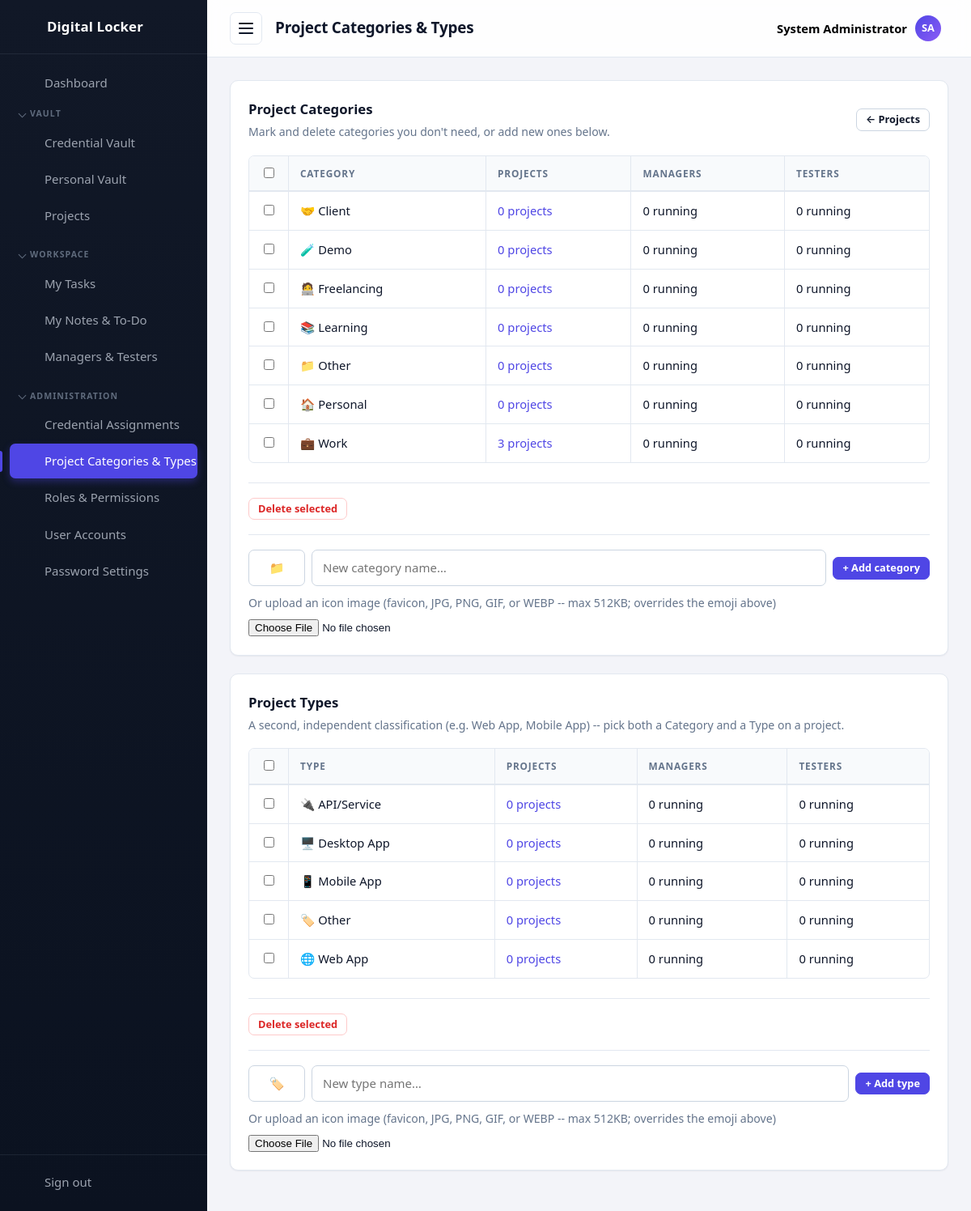
Screenshot of /categories/index.php (signed in) with the database file from the repository.
### tables this page shows
CREATE TABLE settings (
  id          INT UNSIGNED AUTO_INCREMENT PRIMARY KEY,
  setting_key VARCHAR(60) NOT NULL UNIQUE,
  setting_value TEXT NULL
);

CREATE TABLE project_categories (
  id         INT UNSIGNED AUTO_INCREMENT PRIMARY KEY,
  name       VARCHAR(60) NOT NULL UNIQUE,
   
   
  icon       VARCHAR(255) NOT NULL DEFAULT '📁',
  created_at TIMESTAMP DEFAULT CURRENT_TIMESTAMP
);

CREATE TABLE project_types (
  id         INT UNSIGNED AUTO_INCREMENT PRIMARY KEY,
  name       VARCHAR(60) NOT NULL UNIQUE,
  icon       VARCHAR(255) NOT NULL DEFAULT '🏷️',
  created_at TIMESTAMP DEFAULT CURRENT_TIMESTAMP
);

### categories/index.php (the view, shortened to what the rows shown need)
<?php
require_once __DIR__ . '/../includes/init.php';
$pageTitle = 'Project Categories & Types';
$categories = $db->query(
    "SELECT pc.id, pc.name, pc.icon,
            (SELECT COUNT(*) FROM projects p WHERE p.category = pc.name) AS project_count,
            (SELECT COUNT(DISTINCT pm.user_id) FROM project_members pm
               JOIN projects p ON p.id = pm.project_id
              WHERE p.category = pc.name AND pm.project_role = 'manager') AS manager_count,
            (SELECT COUNT(DISTINCT pm.user_id) FROM project_members pm
               JOIN projects p ON p.id = pm.project_id
              WHERE p.category = pc.name AND pm.project_role = 'tester') AS tester_count
       FROM project_categories pc
      ORDER BY pc.name"
)->fetchAll();
$types = $db->query(
    "SELECT pt.id, pt.name, pt.icon,
            (SELECT COUNT(*) FROM projects p WHERE p.type = pt.name) AS project_count,
            (SELECT COUNT(DISTINCT pm.user_id) FROM project_members pm
               JOIN projects p ON p.id = pm.project_id
              WHERE p.type = pt.name AND pm.project_role = 'manager') AS manager_count,
            (SELECT COUNT(DISTINCT pm.user_id) FROM project_members pm
               JOIN projects p ON p.id = pm.project_id
              WHERE p.type = pt.name AND pm.project_role = 'tester') AS tester_count
       FROM project_types pt
      ORDER BY pt.name"
)->fetchAll();
require __DIR__ . '/../includes/header.php';
?>
<div class="card">
    <div class="card__header card__header--stack">
        <div>
            <h2 class="card__title">Project Categories</h2>
        </div>
    </div>
    <?php if ($categories): ?>
        <form method="post" action="index.php" onsubmit="return confirm('Delete the selected categories? Projects already using them keep their label, but it won\'t be offered going forward.');">
            <div class="table-wrap">
            <table class="table">
                <thead>
                    <tr>
                        <th style="width:36px"><input type="checkbox" id="cat-check-all"></th>
                        <th>Category</th>
                        <th>Projects</th>
                        <th>Managers</th>
                        <th>Testers</th>
                    </tr>
                </thead>
                <tbody>
                <?php foreach ($categories as $c): ?>
                    <tr>
                        <td><input type="checkbox" name="ids[]" value="<?= (int) $c['id'] ?>" class="cat-check"></td>
                        <td><?= projectCategoryIconHtml($c['name']) ?> <?= e($c['name']) ?></td>
                        <td><a href="<?= BASE_URL ?>/projects/index.php?category=<?= urlencode($c['name']) ?>"><?= (int) $c['project_count'] ?> project<?= (int) $c['project_count'] === 1 ? '' : 's' ?></a></td>
                        <td><?= (int) $c['manager_count'] ?> running</td>
                        <td><?= (int) $c['tester_count'] ?> running</td>
                    </tr>
                <?php endforeach; ?>
                </tbody>
            </table>
            </div>
        </form>
    <?php else: ?>
        <p class="muted">No categories yet.</p>
    <?php endif; ?>
</div>
<div class="card">
    <div class="card__header card__header--stack">
        <div>
            <h2 class="card__title">Project Types</h2>
        </div>
    </div>
    <?php if ($types): ?>
        <form method="post" action="index.php" onsubmit="return confirm('Delete the selected types? Projects already using them keep their label, but it won\'t be offered going forward.');">
            <div class="table-wrap">
            <table class="table">
                <thead>
                    <tr>
                        <th style="width:36px"><input type="checkbox" id="type-check-all"></th>
                        <th>Type</th>
                        <th>Projects</th>
                        <th>Managers</th>
                        <th>Testers</th>
                    </tr>
                </thead>
                <tbody>
                <?php foreach ($types as $t): ?>
                    <tr>
                        <td><input type="checkbox" name="ids[]" value="<?= (int) $t['id'] ?>" class="type-check"></td>
                        <td><?= projectTypeIconHtml($t['name']) ?> <?= e($t['name']) ?></td>
                        <td><a href="<?= BASE_URL ?>/projects/index.php?type=<?= urlencode($t['name']) ?>"><?= (int) $t['project_count'] ?> project<?= (int) $t['project_count'] === 1 ? '' : 's' ?></a></td>
                        <td><?= (int) $t['manager_count'] ?> running</td>
                        <td><?= (int) $t['tester_count'] ?> running</td>
                    </tr>
                <?php endforeach; ?>
                </tbody>
            </table>
            </div>
        </form>
    <?php else: ?>
        <p class="muted">No types yet.</p>
    <?php endif; ?>
</div>
<?php require __DIR__ . '/../includes/footer.php'; ?>

### includes/header.php (shortened to what the rows shown need)
<?php
require_once __DIR__ . '/init.php';
function navIcon(string $name): string
{
    $icons = [
        'dashboard' => '<path d="M3 3h8v8H3zM13 3h8v5h-8zM13 12h8v9h-8zM3 15h8v6H3z"/>',
        'passwords' => '<circle cx="8" cy="15" r="4"/><path d="M10.8 12.2L21 2M18 5l3 3M15.5 7.5l2 2"/>',
        'personal'  => '<circle cx="12" cy="8" r="4"/><path d="M4 21c0-4.4 3.6-7 8-7s8 2.6 8 7"/>',
        'export'    => '<path d="M12 3v12M8 11l4 4 4-4M4 17v3h16v-3"/>',
        'projects'  => '<path d="M3 7a2 2 0 0 1 2-2h4l2 2h8a2 2 0 0 1 2 2v9a2 2 0 0 1-2 2H5a2 2 0 0 1-2-2z"/>',
        'tasks'     => '<path d="M9 5H7a2 2 0 0 0-2 2v12a2 2 0 0 0 2 2h10a2 2 0 0 0 2-2V7a2 2 0 0 0-2-2h-2"/><rect x="9" y="3" width="6" height="4" rx="1"/><path d="M9 12l2 2 4-4"/>',
        'notes'     => '<path d="M6 3h9l5 5v13a1 1 0 0 1-1 1H6a1 1 0 0 1-1-1V4a1 1 0 0 1 1-1z"/><path d="M15 3v5h5M8 13h8M8 17h5"/>',
        'team'      => '<circle cx="9" cy="8" r="3.5"/><path d="M2.5 20c0-3.5 3-5.5 6.5-5.5s6.5 2 6.5 5.5M16 4.5a3.5 3.5 0 0 1 0 7M17.5 14.5c2.5.6 4 2.3 4 5.5"/>',
        'categories' => '<path d="M4 4h7v7H4zM13 4h7v7h-7zM4 13h7v7H4zM13 13h7v7h-7z"/>',
        'assignments' => '<circle cx="9" cy="7" r="4"/><path d="M2.5 21c0-4 3-6.5 6.5-6.5s6.5 2.5 6.5 6.5"/><path d="M17 8l2 2 4-4"/>',
        'roles'     => '<path d="M12 3l8 3v6c0 4.5-3.2 7.6-8 9-4.8-1.4-8-4.5-8-9V6z"/><path d="M9 12l2 2 4-4"/>',
        'users'     => '<circle cx="9" cy="8" r="3.5"/><path d="M2.5 20c0-3.5 3-5.5 6.5-5.5s6.5 2 6.5 5.5M16 4.5a3.5 3.5 0 0 1 0 7M17.5 14.5c2.5.6 4 2.3 4 5.5"/>',
        'settings'  => '<path d="M4 7h10M18 7h2M4 17h2M10 17h10"/><circle cx="16" cy="7" r="2.5"/><circle cx="8" cy="17" r="2.5"/>',
        'logout'    => '<path d="M14 4H5v16h9M10 12h11M18 8l4 4-4 4"/>',
        'lock'      => '<rect x="5" y="11" width="14" height="10" rx="2"/><path d="M8 11V8a4 4 0 0 1 8 0v3M12 15v3"/>',
    ];
    return '<svg class="icon" width="24" height="24" viewBox="0 0 24 24" fill="none" stroke="currentColor" stroke-width="2" stroke-linecap="round" stroke-linejoin="round" aria-hidden="true">' . ($icons[$name] ?? '') . '</svg>';
}
?>
<!DOCTYPE html>
<html lang="en">
<head>
    <title><?= e(pageTitle($pageTitle)) ?></title>
    <link rel="stylesheet" href="<?= e(assetUrl('/assets/css/style.css')) ?>">
</head>
<body data-autolock="<?= (int) setting('auto_lock_minutes', '0') ?>" data-confirm-reveal="<?= (int) setting('require_confirm_reveal', '0') ?>" data-lock-url="<?= e(BASE_URL . '/lock.php') ?>">
<div class="layout">
    <aside class="sidebar" id="sidebar">
        <a class="sidebar__brand" href="<?= BASE_URL ?>/dashboard.php" aria-label="<?= e(appName()) ?>">
            <?= navIcon('lock') ?>
            <span class="sidebar__brand-text"><?= e(appName()) ?></span>
        </a>
    </aside>
    <div class="main">
        <header class="topbar">
            <h1 class="topbar__title"><?= e($pageTitle) ?></h1>
        </header>
        <main class="content">

### rows the page displays
settings: setting_value "Digital Locker"
project_categories: projectCategoryIconHtml($c['name']) "🤝", name "Client", project_count "0", manager_count "0", tester_count "0"
project_categories: projectCategoryIconHtml($c['name']) "🧪", name "Demo", project_count "0", manager_count "0", tester_count "0"
project_categories: projectCategoryIconHtml($c['name']) "🧑‍💻", name "Freelancing", project_count "0", manager_count "0", tester_count "0"
project_categories: projectCategoryIconHtml($c['name']) "📚", name "Learning", project_count "0", manager_count "0", tester_count "0"
project_categories: projectCategoryIconHtml($c['name']) "📁", name "Other", project_count "0", manager_count "0", tester_count "0"
project_categories: projectCategoryIconHtml($c['name']) "🏠", name "Personal", project_count "0", manager_count "0", tester_count "0"
project_categories: projectCategoryIconHtml($c['name']) "💼", name "Work", project_count "3", manager_count "0", tester_count "0"
project_types: projectTypeIconHtml($t['name']) "🔌", name "API/Service", project_count "0", manager_count "0", tester_count "0"
project_types: projectTypeIconHtml($t['name']) "🖥️", name "Desktop App", project_count "0", manager_count "0", tester_count "0"
project_types: projectTypeIconHtml($t['name']) "📱", name "Mobile App", project_count "0", manager_count "0", tester_count "0"
project_types: projectTypeIconHtml($t['name']) "🏷️", name "Other", project_count "0", manager_count "0", tester_count "0"
project_types: projectTypeIconHtml($t['name']) "🌐", name "Web App", project_count "0", manager_count "0", tester_count "0"

### other values shown
$navGroup['label'] "VAULT"
$navItem['label'] "Credential Vault"
$navItem['label'] "Personal Vault"
$navItem['label'] "Projects"
$navGroup['label'] "WORKSPACE"
$navItem['label'] "My Tasks"
$navItem['label'] "My Notes & To-Do"
$navItem['label'] "Managers & Testers"
$navGroup['label'] "ADMINISTRATION"
$navItem['label'] "Credential Assignments"
$navItem['label'] "Project Categories & Types"
$navItem['label'] "Roles & Permissions"
$navItem['label'] "User Accounts"
$navItem['label'] "Password Settings"
$pageTitle "Project Categories & Types"
